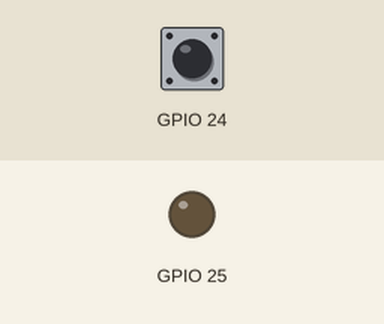
The program below on a simulated Raspberry Pi (BCM pin numbers). On the bench: output pins drawn as LEDs (lit = HIGH). The inputs (shaded band) are chosen by the test bench; at power-on: GPIO 24 LOW. The clock reads 2024-03-15 10:24:30 at power-on unless the program sets it.

Above: at 1.2 s.
1.3 s: GPIO 24 pulled HIGH for 1 s
At 3.5 s:
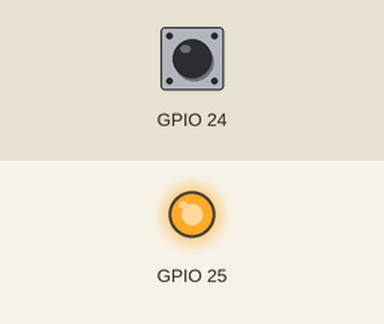
3.8 s: GPIO 24 pulled HIGH for 0.15 s
At 5.1 s:
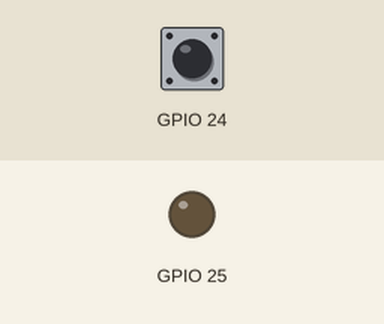
5.4 s: GPIO 24 pulled HIGH for 3.2 s
At 9.5 s:
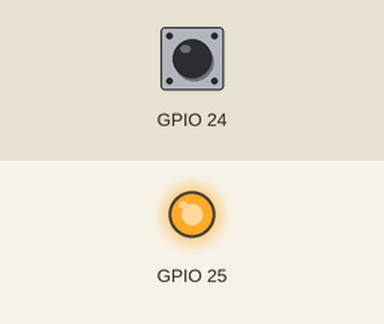
Timing chart, 0 to 11.0 s (numbered marks = the images above; inputs shaded):
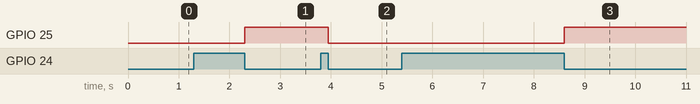

Measured:
- after the input at 1.3 s, GPIO 25: LOW → HIGH after 1.0 s
- after the input at 3.8 s, GPIO 25: HIGH → LOW after 0.15 s
- after the input at 5.4 s, GPIO 25: LOW → HIGH after 3.2 s

The program:

switch_long_push.py
```python
# -*- coding: utf-8 -*-
import RPi.GPIO as GPIO
from time import sleep, time

# 長押しを検知するために使用
timer = -1

def doSettingTimer(channel):
    global timer
    if timer < 0:
        startTimer()
    else:
        stopTimer()

def startTimer():
    global timer
    timer = time()

def stopTimer():
    global timer
    if time() - timer >= 1:
        GPIO.output(25, GPIO.HIGH)
    else:
        GPIO.output(25, GPIO.LOW)
    timer = -1

GPIO.setmode(GPIO.BCM)
# 消灯状態
GPIO.setup(25, GPIO.OUT, initial=GPIO.LOW)
# プルダウン抵抗を有効にする
GPIO.setup(24, GPIO.IN, pull_up_down=GPIO.PUD_DOWN)
# イベントの検出
GPIO.add_event_detect(24, GPIO.BOTH, callback=doSettingTimer, bouncetime=50)

try:
    while True:
        sleep(0.01)

except KeyboardInterrupt:
    pass

GPIO.cleanup()
```
